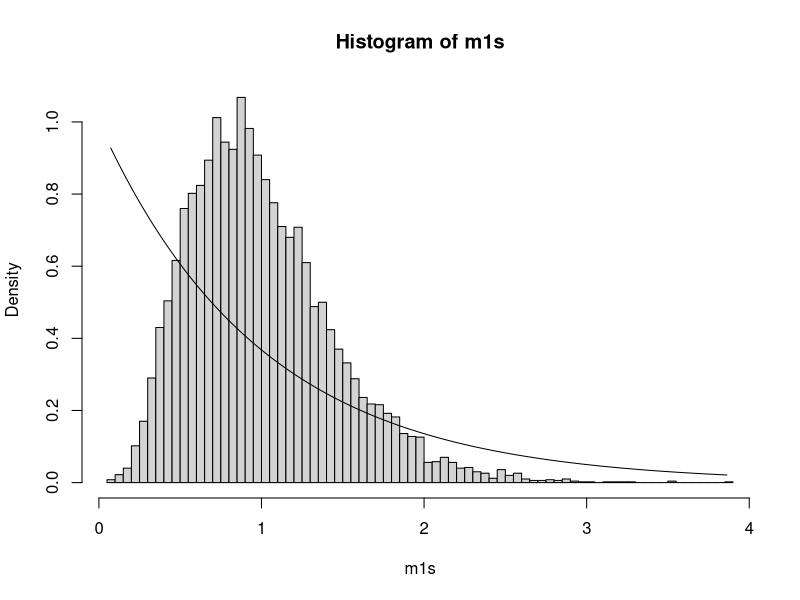
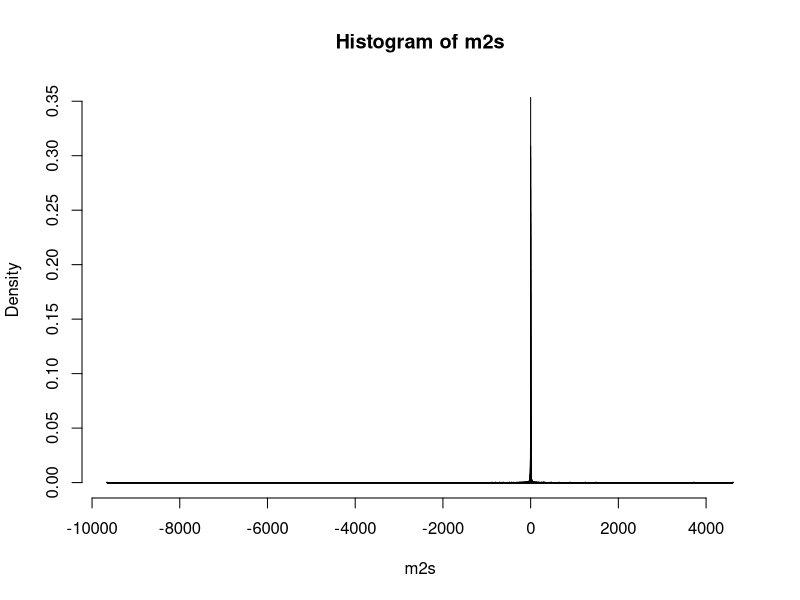

Write the R code that produced these figures, in order.
n <- 5
B <- 10000
m1s <- replicate(B,{x1 <- rexp(n);mean(x1)})
m2s <- replicate(B,{x2 <- rcauchy(n);mean(x2)})
hist(m1s,'FD',freq = FALSE)
curve(dexp( x, rate = mean(m1s)), min( m1s), max(m1s ), 501, add = TRUE )
hist(m2s,'FD',freq = FALSE)
